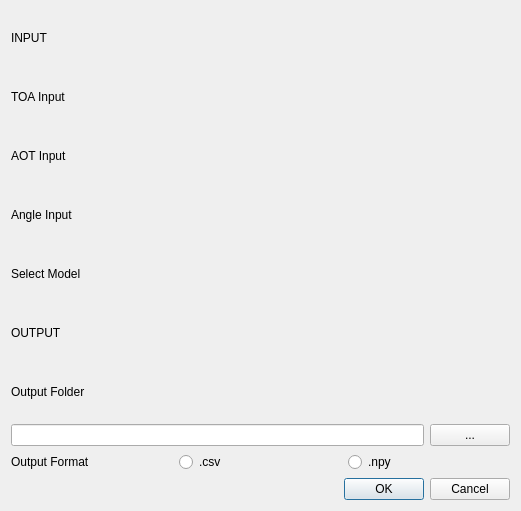
<?xml version="1.0" encoding="UTF-8"?>
<ui version="4.0">
 <class>acnet_guiDialogBase</class>
 <widget class="QDialog" name="acnet_guiDialogBase">
  <property name="geometry">
   <rect>
    <x>0</x>
    <y>0</y>
    <width>521</width>
    <height>511</height>
   </rect>
  </property>
  <property name="windowTitle">
   <string>acnet_gui</string>
  </property>
  <layout class="QGridLayout" name="gridLayout">
   <item row="0" column="0">
    <widget class="QLabel" name="label_5">
     <property name="text">
      <string>INPUT</string>
     </property>
    </widget>
   </item>
   <item row="1" column="0">
    <layout class="QHBoxLayout" name="horizontalLayout_4">
     <item>
      <widget class="QLabel" name="label">
       <property name="text">
        <string>TOA Input        </string>
       </property>
      </widget>
     </item>
     <item>
      <widget class="QgsFileWidget" name="TOA_input"/>
     </item>
    </layout>
   </item>
   <item row="2" column="0">
    <layout class="QHBoxLayout" name="horizontalLayout_3">
     <item>
      <widget class="QLabel" name="label_3">
       <property name="text">
        <string>AOT Input         </string>
       </property>
      </widget>
     </item>
     <item>
      <widget class="QgsFileWidget" name="AOT_input"/>
     </item>
    </layout>
   </item>
   <item row="3" column="0">
    <layout class="QHBoxLayout" name="horizontalLayout_2">
     <item>
      <widget class="QLabel" name="label_2">
       <property name="text">
        <string>Angle Input      </string>
       </property>
      </widget>
     </item>
     <item>
      <widget class="QgsFileWidget" name="angle_input"/>
     </item>
    </layout>
   </item>
   <item row="4" column="0">
    <layout class="QHBoxLayout" name="horizontalLayout_7">
     <item>
      <widget class="QLabel" name="label_8">
       <property name="text">
        <string>Select Model</string>
       </property>
      </widget>
     </item>
     <item>
      <widget class="QgsFileWidget" name="angle_input_2"/>
     </item>
    </layout>
   </item>
   <item row="5" column="0">
    <widget class="QLabel" name="label_6">
     <property name="text">
      <string>OUTPUT</string>
     </property>
    </widget>
   </item>
   <item row="6" column="0">
    <layout class="QHBoxLayout" name="horizontalLayout">
     <item>
      <widget class="QLabel" name="label_4">
       <property name="text">
        <string>Output Folder </string>
       </property>
      </widget>
     </item>
    </layout>
   </item>
   <item row="7" column="0">
    <layout class="QHBoxLayout" name="horizontalLayout_6">
     <item>
      <widget class="QLineEdit" name="lineEdit"/>
     </item>
     <item>
      <widget class="QPushButton" name="output_button">
       <property name="text">
        <string>...</string>
       </property>
      </widget>
     </item>
    </layout>
   </item>
   <item row="8" column="0">
    <layout class="QHBoxLayout" name="horizontalLayout_5">
     <item>
      <widget class="QLabel" name="label_7">
       <property name="text">
        <string>Output Format</string>
       </property>
      </widget>
     </item>
     <item>
      <widget class="QRadioButton" name="out_csv">
       <property name="text">
        <string>.csv</string>
       </property>
      </widget>
     </item>
     <item>
      <widget class="QRadioButton" name="out_npy">
       <property name="text">
        <string>.npy</string>
       </property>
      </widget>
     </item>
    </layout>
   </item>
   <item row="9" column="0">
    <widget class="QDialogButtonBox" name="buttonBox">
     <property name="orientation">
      <enum>Qt::Horizontal</enum>
     </property>
     <property name="standardButtons">
      <set>QDialogButtonBox::Cancel|QDialogButtonBox::Ok</set>
     </property>
    </widget>
   </item>
  </layout>
 </widget>
 <customwidgets>
  <customwidget>
   <class>QgsFileWidget</class>
   <extends>QWidget</extends>
   <header>qgsfilewidget.h</header>
  </customwidget>
 </customwidgets>
 <resources/>
 <connections/>
</ui>
